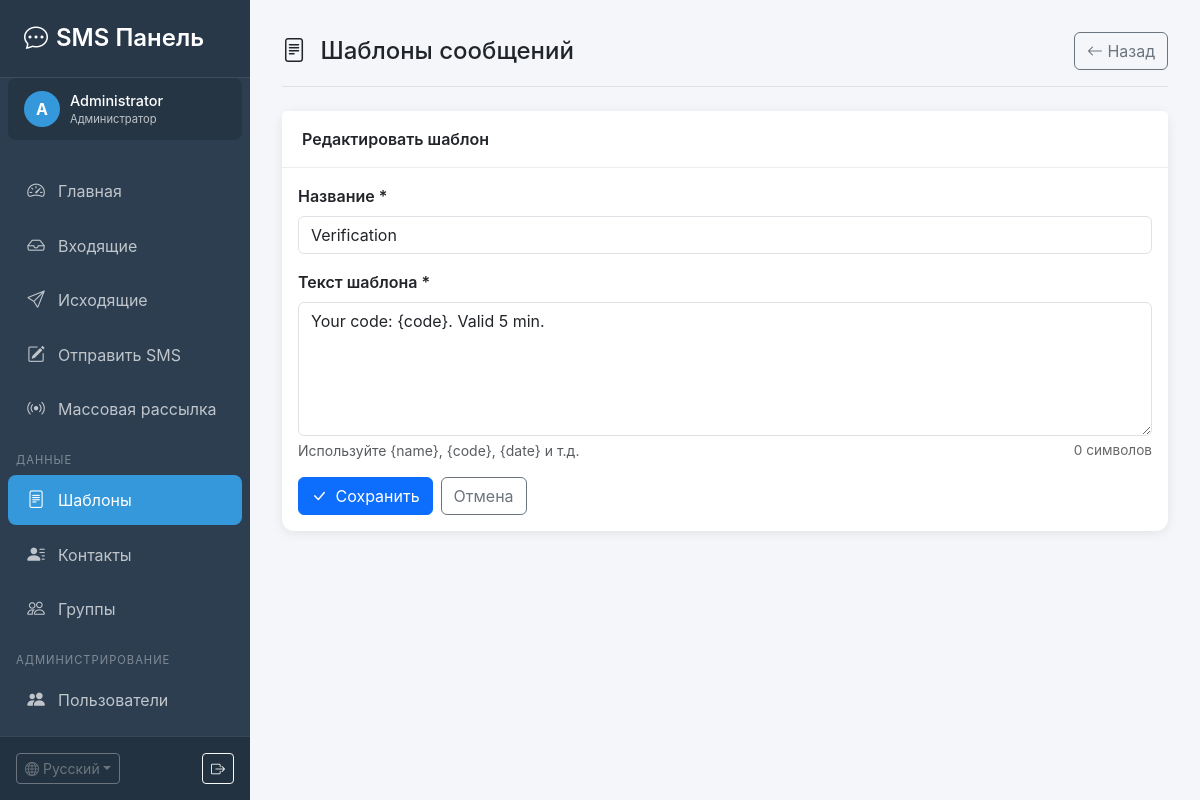
Page /templates.php?action=edit&id=2 (signed in) on the committed database.
### tables this page shows
CREATE TABLE `users` (
    `id` INT AUTO_INCREMENT PRIMARY KEY,
    `username` VARCHAR(50) NOT NULL UNIQUE COMMENT 'Логин',
    `password` VARCHAR(255) NOT NULL COMMENT 'Хеш пароля',
    `name` VARCHAR(100) NOT NULL COMMENT 'Имя пользователя',
    `email` VARCHAR(100) DEFAULT NULL COMMENT 'Email',
    `role` ENUM('admin', 'user') DEFAULT 'user' COMMENT 'Роль',
    `is_active` TINYINT(1) DEFAULT 1 COMMENT 'Активен',
    `last_login` DATETIME DEFAULT NULL COMMENT 'Последний вход',
    `created_at` TIMESTAMP DEFAULT CURRENT_TIMESTAMP,
    `updated_at` TIMESTAMP DEFAULT CURRENT_TIMESTAMP ON UPDATE CURRENT_TIMESTAMP,
    INDEX `idx_username` (`username`),
    INDEX `idx_role` (`role`),
    INDEX `idx_active` (`is_active`)
);

CREATE TABLE `templates` (
    `id` INT AUTO_INCREMENT PRIMARY KEY,
    `user_id` INT DEFAULT NULL COMMENT 'ID владельца',
    `name` VARCHAR(100) NOT NULL COMMENT 'Название шаблона',
    `content` TEXT NOT NULL COMMENT 'Текст шаблона',
    `variables` TEXT DEFAULT NULL COMMENT 'JSON массив переменных',
    `usage_count` INT DEFAULT 0 COMMENT 'Счетчик использований',
    `is_active` TINYINT(1) DEFAULT 1 COMMENT 'Активен: 0=нет, 1=да',
    `created_at` TIMESTAMP DEFAULT CURRENT_TIMESTAMP,
    `updated_at` TIMESTAMP DEFAULT CURRENT_TIMESTAMP ON UPDATE CURRENT_TIMESTAMP,
    INDEX `idx_active` (`is_active`),
    INDEX `idx_user` (`user_id`)
);

### includes/auth.php (called while the page is built, shortened)
<?php
require_once __DIR__ . '/database.php';
class Auth {
    private static $instance = null;
    private $db;
    private $user = null;
    private function __construct() {
        $this->db = Database::getInstance();
        $this->loadUser();
    }
    public static function getInstance() {
        if (self::$instance === null) {
            self::$instance = new self();
        }
        return self::$instance;
    }
    private function loadUser() {
        if (isset($_SESSION['user_id'])) {
            $this->user = $this->db->fetchOne(
                "SELECT * FROM users WHERE id = ? AND is_active = 1",
                [$_SESSION['user_id']]
            );
        }
    }
    public function isAdmin() {
        return $this->user && $this->user['role'] === 'admin';
    }
    public function getUser() {
        return $this->user;
    }
    public function getUserId() {
        return $this->user ? $this->user['id'] : null;
    }
}

### includes/database.php (called while the page is built, shortened)
<?php
class Database {
    private static $instance = null;
    private $conn;
    private function __construct() {
        try {
            $this->conn = new PDO(
                "mysql:host=" . DB_HOST . ";dbname=" . DB_NAME . ";charset=utf8mb4",
                DB_USER,
                DB_PASS,
                [
                    PDO::ATTR_ERRMODE => PDO::ERRMODE_EXCEPTION,
                    PDO::ATTR_DEFAULT_FETCH_MODE => PDO::FETCH_ASSOC,
                    PDO::ATTR_EMULATE_PREPARES => false
                ]
            );
        } catch (PDOException $e) {
            try {
                $this->conn = new PDO(
                    "mysql:host=" . DB_HOST . ";charset=utf8mb4",
                    DB_USER,
                    DB_PASS
                );
                $this->conn->exec("CREATE DATABASE IF NOT EXISTS " . DB_NAME . " CHARACTER SET utf8mb4 COLLATE utf8mb4_unicode_ci");
                $this->conn->exec("USE " . DB_NAME);
                $this->conn->setAttribute(PDO::ATTR_ERRMODE, PDO::ERRMODE_EXCEPTION);
                $this->conn->setAttribute(PDO::ATTR_DEFAULT_FETCH_MODE, PDO::FETCH_ASSOC);
            } catch (PDOException $e2) {
                die("Database connection failed: " . $e2->getMessage());
            }
        }
    }
    public static function getInstance() {
        if (self::$instance === null) {
            self::$instance = new self();
        }
        return self::$instance;
    }
    public function query($sql, $params = []) {
        $stmt = $this->conn->prepare($sql);
        $stmt->execute($params);
        return $stmt;
    }
    public function fetchAll($sql, $params = []) {
        return $this->query($sql, $params)->fetchAll();
    }
    public function fetchOne($sql, $params = []) {
        return $this->query($sql, $params)->fetch();
    }
}

### includes/templates.php (called while the page is built, shortened)
<?php
require_once __DIR__ . '/database.php';
require_once __DIR__ . '/auth.php';
class Templates {
    private $db;
    private $userId;
    private $isAdmin;
    public function __construct() {
        $this->db = Database::getInstance();
        $auth = Auth::getInstance();
        $this->userId = $auth->getUserId();
        $this->isAdmin = $auth->isAdmin();
    }
    private function getUserFilter() {
        if ($this->isAdmin) {
            return ['where' => '1=1', 'params' => []];
        }
        return [
            'where' => '(user_id = ? OR user_id IS NULL)',
            'params' => [$this->userId]
        ];
    }
    public function getAll($activeOnly = true) {
        $userFilter = $this->getUserFilter();
        $where = $userFilter['where'];
        $params = $userFilter['params'];
        if ($activeOnly) {
            $where .= ' AND is_active = 1';
        }
        return $this->db->fetchAll(
            "SELECT * FROM templates WHERE {$where} ORDER BY usage_count DESC, name ASC",
            $params
        );
    }
    public function get($id) {
        $userFilter = $this->getUserFilter();
        return $this->db->fetchOne(
            "SELECT * FROM templates WHERE id = ? AND {$userFilter['where']}",
            array_merge([$id], $userFilter['params'])
        );
    }
}

### templates.php (the view, shortened to what this page needs)
<?php
require_once __DIR__ . '/includes/templates.php';
require_once __DIR__ . '/includes/lang.php';
require_once __DIR__ . '/templates/layout.php';
$templatesObj = new Templates();
$action = $_GET['action'] ?? 'list';
$editId = (int)($_GET['id'] ?? 0);
$editTemplate = null;
if ($action === 'edit' && $editId) {
    $editTemplate = $templatesObj->get($editId);
}
$templates = $templatesObj->getAll();
renderHeader(__('templates'), 'templates');
?>
<div class="top-bar">
    <h4 class="mb-0">
        <i class="bi bi-file-text me-2"></i> <?= __('templates_title') ?>
    </h4>
    <?php if ($action === 'list'): ?>
    <a href="?action=add" class="btn btn-primary">
        <i class="bi bi-plus-lg"></i> <?= __('add_template') ?>
    </a>
    <?php else: ?>
    <a href="templates.php" class="btn btn-outline-secondary">
        <i class="bi bi-arrow-left"></i> <?= __('back') ?>
    </a>
    <?php endif; ?>
</div>
<?php if ($action === 'add' || $action === 'edit'): ?>
<div class="card">
    <div class="card-header">
        <?= $action === 'edit' ? __('edit_template') : __('add_template') ?>
    </div>
    <div class="card-body">
        <form method="post">
            <div class="mb-3">
                <label class="form-label fw-semibold"><?= __('template_name') ?> *</label>
                <input type="text" name="name" class="form-control" required
                       value="<?= htmlspecialchars($editTemplate['name'] ?? '') ?>"
                       placeholder="<?= __('template_name') ?>">
            </div>
            <div class="mb-3">
                <label class="form-label fw-semibold"><?= __('template_text') ?> *</label>
                <textarea name="content" class="form-control" rows="5" required
                          oninput="updateCharCounter(this, 'tplCharCounter')"
                          placeholder="<?= __('variables_hint') ?>"><?= htmlspecialchars($editTemplate['content'] ?? '') ?></textarea>
                <div class="d-flex justify-content-between mt-1">
                    <small class="text-muted"><?= __('variables_hint') ?></small>
                    <small id="tplCharCounter" class="char-counter">0 <?= __('chars') ?></small>
                </div>
            </div>
            <div class="d-flex gap-2">
                <button type="submit" class="btn btn-primary">
                    <i class="bi bi-check-lg me-1"></i> <?= __('save') ?>
                </button>
                <a href="templates.php" class="btn btn-outline-secondary"><?= __('cancel') ?></a>
            </div>
        </form>
    </div>
</div>
<?php endif; ?>
<?php renderFooter(); ?>

### templates/layout.php (shortened to what this page needs)
<?php
require_once __DIR__ . '/../includes/database.php';
require_once __DIR__ . '/../includes/auth.php';
require_once __DIR__ . '/../includes/lang.php';
function renderHeader($title, $active = '') {
    $auth = Auth::getInstance();
    $auth->requireLogin();
    $user = $auth->getUser();
    $isAdmin = $auth->isAdmin();
?>
<!DOCTYPE html>
<html lang="<?= $GLOBALS['current_lang'] ?>">
<head>
    <link href="https://cdn.jsdelivr.net/npm/bootstrap@5.3.2/dist/css/bootstrap.min.css" rel="stylesheet">
    <link href="https://cdn.jsdelivr.net/npm/bootstrap-icons@1.11.1/font/bootstrap-icons.css" rel="stylesheet">
</head>
<body>
    <div class="sidebar">
        <div class="sidebar-header">
            <h4><i class="bi bi-chat-dots me-2"></i><?= __('app_name') ?></h4>
        </div>
        <div class="user-info">
            <div class="avatar"><?= strtoupper(substr($user['name'], 0, 1)) ?></div>
            <div>
                <div class="name"><?= htmlspecialchars($user['name']) ?></div>
                <div class="role"><?= $isAdmin ? __('role_admin') : __('role_user') ?></div>
            </div>
        </div>
        <nav class="sidebar-nav">
            <ul class="nav flex-column">
                <li class="nav-item">
                    <a href="index.php" class="nav-link <?= $active === 'dashboard' ? 'active' : '' ?>">
                        <i class="bi bi-speedometer2"></i> <?= __('nav_dashboard') ?>
                    </a>
                </li>
                <li class="nav-item">
                    <a href="inbox.php" class="nav-link <?= $active === 'inbox' ? 'active' : '' ?>">
                        <i class="bi bi-inbox"></i> <?= __('nav_inbox') ?>
                    </a>
                </li>
                <li class="nav-item">
                    <a href="outbox.php" class="nav-link <?= $active === 'outbox' ? 'active' : '' ?>">
                        <i class="bi bi-send"></i> <?= __('nav_outbox') ?>
                    </a>
                </li>
                <li class="nav-item">
                    <a href="send.php" class="nav-link <?= $active === 'send' ? 'active' : '' ?>">
                        <i class="bi bi-pencil-square"></i> <?= __('nav_send') ?>
                    </a>
                </li>
                <li class="nav-item">
                    <a href="bulk.php" class="nav-link <?= $active === 'bulk' ? 'active' : '' ?>">
                        <i class="bi bi-broadcast"></i> <?= __('bulk_sms') ?>
                    </a>
                </li>
                <li class="nav-section"><?= __('nav_data') ?></li>
                <li class="nav-item">
                    <a href="templates.php" class="nav-link <?= $active === 'templates' ? 'active' : '' ?>">
                        <i class="bi bi-file-text"></i> <?= __('nav_templates') ?>
                    </a>
                </li>
                <li class="nav-item">
                    <a href="contacts.php" class="nav-link <?= $active === 'contacts' ? 'active' : '' ?>">
                        <i class="bi bi-person-lines-fill"></i> <?= __('nav_contacts') ?>
                    </a>
                </li>
                <li class="nav-item">
                    <a href="groups.php" class="nav-link <?= $active === 'groups' ? 'active' : '' ?>">
                        <i class="bi bi-people"></i> <?= __('nav_groups') ?>
                    </a>
                </li>
                <?php if ($isAdmin): ?>
                <li class="nav-section"><?= __('nav_admin') ?></li>
                <li class="nav-item">
                    <a href="users.php" class="nav-link <?= $active === 'users' ? 'active' : '' ?>">
                        <i class="bi bi-people-fill"></i> <?= __('users') ?>
                    </a>
                </li>
                <li class="nav-item">
                    <a href="gateways.php" class="nav-link <?= $active === 'gateways' ? 'active' : '' ?>">
                    </a>
                </li>
                <?php endif; ?>
            </ul>
        </nav>
        <div class="sidebar-footer">
            <div class="d-flex justify-content-between align-items-center">
                <?= getLanguageSwitcher() ?>
                <a href="logout.php" class="btn btn-sm btn-outline-light" title="<?= __('logout') ?>">
                    <i class="bi bi-box-arrow-right"></i>
                </a>
            </div>
        </div>
    </div>
    <div class="main-content">
<?php
}
function renderFooter() {
?>
    </div>
</body>
</html>
<?php
}

### templates/layout.php (style rules this page uses)
:root { --sidebar-width: 250px; --primary-color: #2c3e50; --accent-color: #3498db; }
body { font-family: -apple-system, BlinkMacSystemFont, 'Segoe UI', Roboto, 'Helvetica Neue', Arial, sans-serif; background: #f5f6fa; }
.sidebar { position: fixed; top: 0; left: 0; width: var(--sidebar-width); height: 100vh; background: var(--primary-color); color: #fff; z-index: 1000; display: flex; flex-direction: column; }
.sidebar-header { padding: 1.5rem; background: rgba(0,0,0,0.1); border-bottom: 1px solid rgba(255,255,255,0.1); flex-shrink: 0; }
.sidebar-header h4 { margin: 0; font-weight: 600; }
.sidebar-nav { padding: 1rem 0; flex: 1; overflow-y: auto; }
.nav-section { padding: 0.5rem 1rem 0.25rem; font-size: 0.7rem; text-transform: uppercase; letter-spacing: 1px; color: rgba(255,255,255,0.4); margin-top: 0.5rem; }
.nav-item { margin: 2px 8px; }
.nav-link { color: rgba(255,255,255,0.7); padding: 0.75rem 1rem; border-radius: 8px; display: flex; align-items: center; transition: all 0.2s; }
.nav-link.active { color: #fff; background: var(--accent-color); }
.nav-link i { margin-right: 10px; font-size: 1.1rem; width: 24px; text-align: center; }
.main-content { margin-left: var(--sidebar-width); padding: 2rem; min-height: 100vh; }
.top-bar { display: flex; justify-content: space-between; align-items: center; margin-bottom: 1.5rem; padding-bottom: 1rem; border-bottom: 1px solid #e0e0e0; }
.card { border: none; box-shadow: 0 2px 12px rgba(0,0,0,0.08); border-radius: 12px; }
.card-header { background: #fff; border-bottom: 1px solid #eee; font-weight: 600; padding: 1rem 1.25rem; }
.char-counter { font-size: 0.85rem; color: #666; }
.sidebar-footer { padding: 1rem; background: rgba(0,0,0,0.2); border-top: 1px solid rgba(255,255,255,0.1); flex-shrink: 0; }
.user-info { display: flex; align-items: center; padding: 0.75rem 1rem; background: rgba(0,0,0,0.15); border-radius: 8px; margin: 0 8px 8px; }
.user-info .avatar { width: 36px; height: 36px; background: var(--accent-color); border-radius: 50%; display: flex; align-items: center; justify-content: center; margin-right: 10px; font-weight: bold; }
.user-info .name { flex: 1; font-weight: 500; font-size: 0.9rem; }
.user-info .role { font-size: 0.7rem; opacity: 0.7; }

### rows in the picture
users: name "A", name "Administrator"
templates: name "Verification", content "Your code: {code}. Valid 5 min."

### other values in the picture
__('app_name') "SMS Панель"
__('role_admin') "Администратор"
__('nav_dashboard') "Главная"
__('nav_inbox') "Входящие"
__('nav_outbox') "Исходящие"
__('nav_send') "Отправить SMS"
__('bulk_sms') "Массовая рассылка"
__('nav_data') "ДАННЫЕ"
__('nav_templates') "Шаблоны"
__('nav_contacts') "Контакты"
__('nav_groups') "Группы"
__('nav_admin') "АДМИНИСТРИРОВАНИЕ"
__('users') "Пользователи"
$GLOBALS['available_languages'][$current] "Русский"
__('templates_title') "Шаблоны сообщений"
